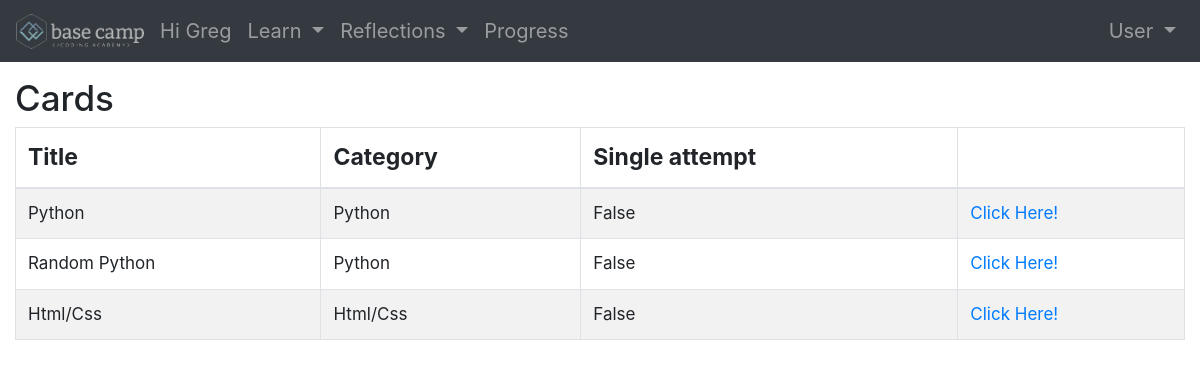
Screenshot of /cards/ (signed in) with the database file from the repository.
### cards/models.py (models this page shows, shortened)
class Quiz(models.Model):
    title = models.CharField(verbose_name=_("Title"), max_length=60, blank=False)
    description = models.TextField(
        verbose_name=_("Description"),
        blank=True,
        help_text=_("a description of the quiz"),
    )
    url = models.SlugField(
        max_length=60,
        blank=False,
        help_text=_("a user friendly url"),
        verbose_name=_("user friendly url"),
    )
    category = models.ForeignKey(
        Category,
        null=True,
        blank=True,
        verbose_name=_("Category"),
        on_delete=models.CASCADE,
    )
    random_order = models.BooleanField(
        blank=False,
        default=False,
        verbose_name=_("Random Order"),
        help_text=_(
            "Display the questions in " "a random order or as they " "are set?"
        ),
    )
    max_questions = models.PositiveIntegerField(
        blank=True,
        null=True,
        verbose_name=_("Max Questions"),
        help_text=_("Number of questions to be answered on each attempt."),
    )
    answers_at_end = models.BooleanField(
        blank=False,
        default=False,
        help_text=_(
            "Correct answer is NOT shown after question."
            " Answers displayed at the end."
        ),
        verbose_name=_("Answers at end"),
    )
    exam_paper = models.BooleanField(
        blank=False,
        default=False,
        help_text=_(
            "If yes, the result of each"
            " attempt by a user will be"
            " stored. Necessary for marking."
        ),
        verbose_name=_("Show Previous Attempts"),
    )
    single_attempt = models.BooleanField(
        blank=False,
        default=False,
        help_text=_(
            "If yes, only one attempt by"
            " a user will be permitted."
            " Non users cannot sit this exam."
        ),
        verbose_name=_("Single Attempt"),
    )
    pass_mark = models.SmallIntegerField(
        blank=True,
        default=0,
        verbose_name=_("Pass Mark"),
        help_text=_("Percentage required to pass exam."),
        validators=[MaxValueValidator(100)],
    )
    success_text = models.TextField(
        blank=True,
        help_text=_("Displayed if user passes."),
        verbose_name=_("Success Text"),
    )
    fail_text = models.TextField(
        verbose_name=_("Fail Text"), blank=True, help_text=_("Displayed if user fails.")
    )
    draft = models.BooleanField(
        blank=True,
        default=False,
        verbose_name=_("Draft"),
        help_text=_(
            "If yes, the quiz is not displayed"
            " in the quiz list and can only be"
            " taken by users who can edit"
            " quizzes."
        ),
    )
    class Meta:
        verbose_name = _("Quiz")
        verbose_name_plural = _("Quizzes")

class Category(models.Model):
    category = models.CharField(
        verbose_name=_("Category"), max_length=250, blank=True, unique=True, null=True
    )
    objects = CategoryManager()
    class Meta:
        verbose_name = _("Category")
        verbose_name_plural = _("Categories")
    def __str__(self):
        return self.category

### cards/views.py (the view)
class QuizListView(ListView):
    model = Quiz
    def get_queryset(self):
        queryset = super(QuizListView, self).get_queryset()
        return queryset.filter(draft=False)

### templates/cards/quiz_list.html (shortened to what this page needs)
{% extends 'base.html' %}
{% load i18n %}
{% load card_tags %}
{% block content %}
{% if user.is_authenticated%}
<div style="padding:15px;">
<h2 style="font-size: 35px;">{% trans "Cards" %}</h2>
    {% if quiz_list %}
		<table class="table table-bordered table-striped">
		  <thead>
			<tr style="font-size: 23px;">
			  <th>{% trans "Title" %}</th>
			  <th>{% trans "Category" %}</th>
			  <th>{% trans "Single attempt" %}</th>
			  <th></th>
			</tr>
		  </thead>
		  <tbody>
        {% for quiz in quiz_list %}
  			<tr style="font-size: 17px;">
			  <td>{{ quiz.title }}</td>
			  <td>{{ quiz.category }}</td>
			  <td>{{ quiz.single_attempt }}</td>
			  <td>
				<a href="{% url 'quiz_start_page' slug=quiz.url %}">
				  {% trans "Click Here!" %}
				</a>
			</tr>
        {% endfor %}
		  </tbody>
		</table>
	{% else %}
        <p>{% trans "There are no available cards" %}.</p>
    {% endif %}
</div>
{% else %}
    <h3 class="ml-2"> You are not logged in</h3>
{% endif %}
{% endblock %}

### templates/partials/navbar.html (shortened to what this page needs)
<!DOCTYPE html>
{% load static %}
<nav class="navbar navbar-expand-lg navbar-dark bg-dark">
    <a class="navbar-brand" href="{% url 'home' %}"><img src="/static/Header2.png" alt="Cards 2.0"  height="35rem"></a>
    <div class="collapse navbar-collapse" id="navbarSupportedContent">
        {% if user.is_authenticated %}
            <span class="navbar-text" style=" font-size:20px;">Hi {{ user.username }}</span>
        {% endif %}
        <ul class="navbar-nav ml-2">
            {% if user.is_authenticated %}
            <li class="nav-item dropdown">
                <a class="nav-link dropdown-toggle" href="#" id="navbarDropdown" role="button" data-toggle="dropdown" aria-haspopup="true" aria-expanded="false" style="font-size:20px;">
                  Learn
                </a>
            </li>
            <li class="nav-item dropdown">
                <a class="nav-link dropdown-toggle" href="#" id="navbarDropdown" role="button" data-toggle="dropdown" aria-haspopup="true" aria-expanded="false" style=" font-size:20px;">
                  Reflections
                </a>
            </li>
            <li class="nav-item" style="color:gray">
                <a href="{% url 'quiz_progress' %}" class="nav-link" style=" font-size:20px;">Progress</a>
            </li>
        </ul>
        <ul class="navbar-nav ml-auto">
            <li class="nav-item dropdown ">
            <a class="nav-link dropdown-toggle" href="#" id="navbarDropdown" role="button" data-toggle="dropdown" aria-haspopup="true" aria-expanded="false" style=" font-size:20px;">
                User
              </a>
            </li>
        {% endif %}
        </ul>
    </div>
    </nav>

### static/css/base.css (style rules this page uses)
* { box-sizing: border-box; }
body { font-family: Verdana, sans-serif; margin: 0; }

### rows the page displays
Quiz: title "Python", category "Python", single_attempt "False"
Quiz: title "Random Python", category "Python", single_attempt "False"
Quiz: title "Html/Css", category "Html/Css", single_attempt "False"

### other values shown
{{ user.username }} "Greg"
